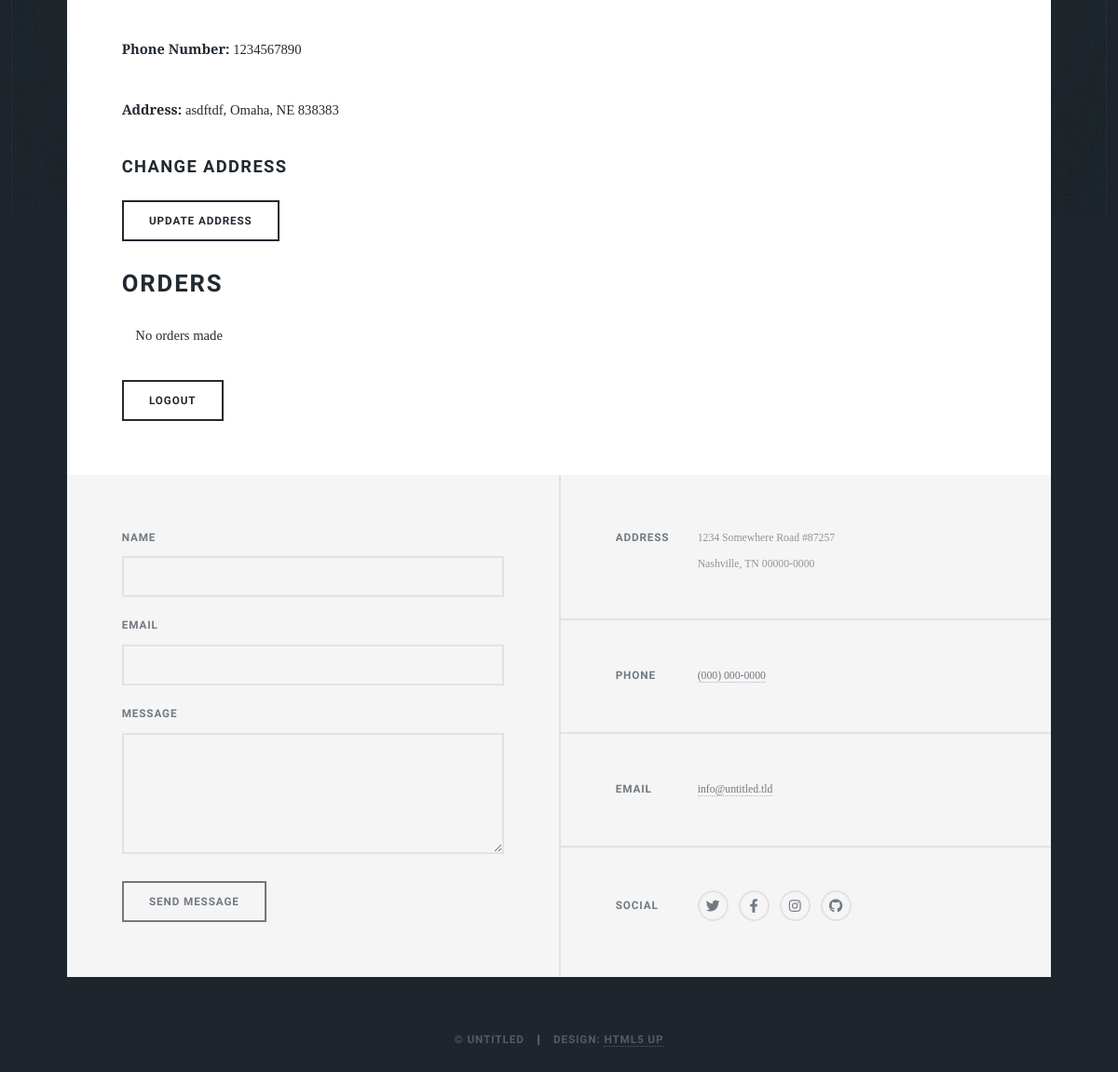
The app's page /profile (signed in, lower part), older data.
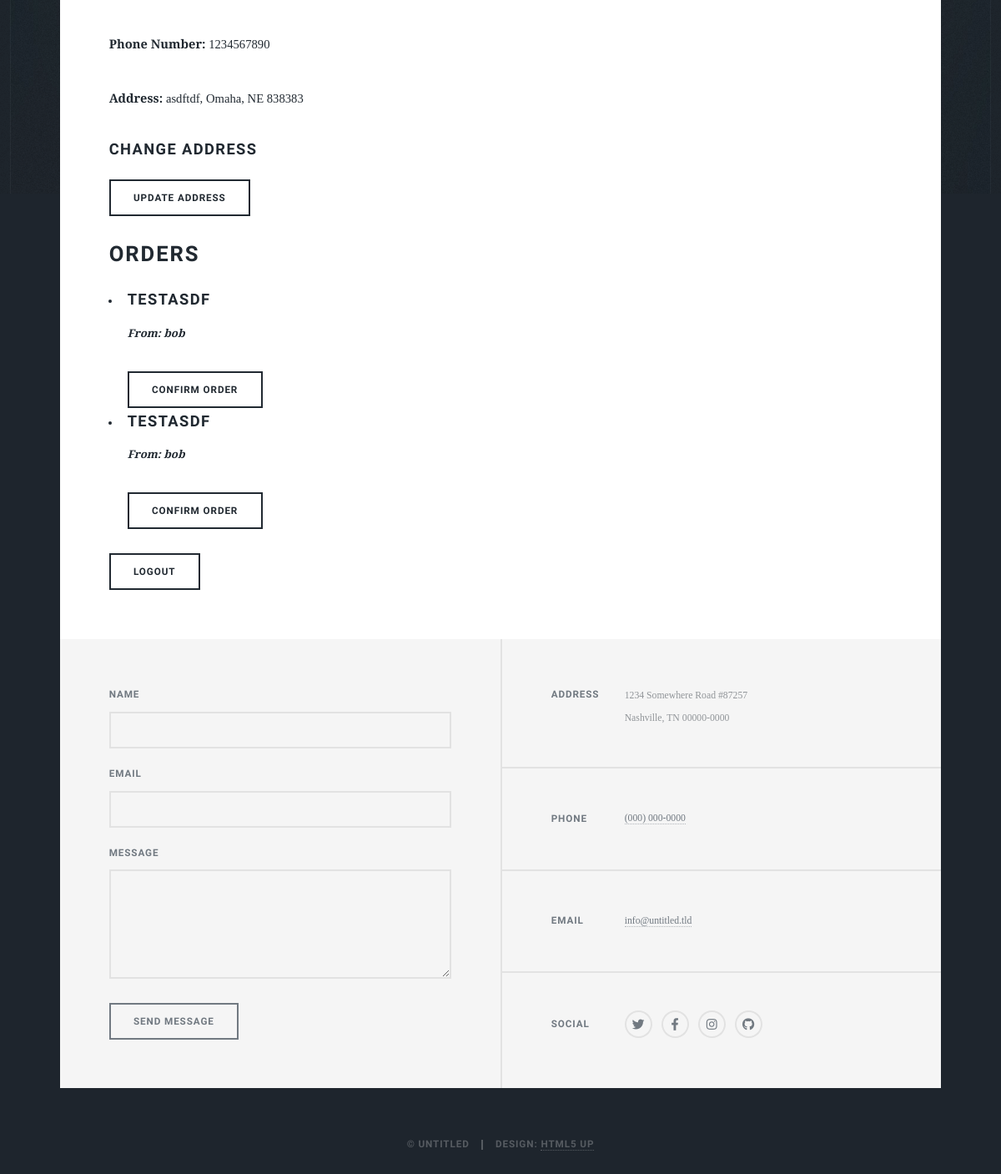
The same page, newer data.
### site_app/models.py (models this page shows, shortened)
class Order(models.Model):
    id = models.UUIDField(primary_key=True, default=uuid.uuid4, editable=False)
    stripe_session_id = models.CharField(max_length=255, blank=True, null=True)
    product = models.ForeignKey(Product, on_delete=models.CASCADE)
    buyer = models.ForeignKey(User, on_delete=models.SET_NULL, null=True, blank=True, related_name="orders_bought")
    seller = models.ForeignKey(User, on_delete=models.SET_NULL, null=True, blank=True, related_name="orders_sold")
    buyer_address = models.ForeignKey(Address, on_delete=models.SET_NULL, null=True, blank=True)

class Product(models.Model):
    id = models.UUIDField(primary_key=True, default=uuid.uuid4, editable=False)
    name = models.CharField(max_length=255)
    price = models.FloatField()
    category = models.TextField()  # Store categories as semicolon-separated values
    owner = models.ForeignKey(User, on_delete=models.CASCADE, related_name="products")
    date_posted = models.DateTimeField(auto_now_add=True)
    buyer_address = models.ForeignKey(Address, on_delete=models.SET_NULL, null=True, blank=True)
    is_bought = models.BooleanField(default=False)

class User(AbstractUser):  # Extending Django's built-in user model
    location = models.CharField(max_length=100, blank=True, null=True)
    phone_number = models.BigIntegerField(blank=True, null=True)
    address = models.ForeignKey(Address, on_delete=models.SET_NULL, null=True, blank=True)
    list_display = ("id", "username", "email", "location", "phone_number")
    fieldsets = [
        (None, {"fields": ["id", "username", "email", "location", "phone_number"]}),
        ("Personal info", {"fields": ["id", "username", "email", "location", "phone_number"]})
    ]

### site_app/views.py (the view)
# urls.py: path('profile', views.profile, name='profile'),
@login_required
def profile(request):
    u = request.user
    addr_form = AddressForm()
    account_orders = Order.objects.filter(seller=request.user.id)
    return render(request, 'site_app/elements.html', {'profile': u, 'form': addr_form, 'orders': account_orders})

### site_app/forms.py
class AddressForm(forms.Form):
        address_line1 = forms.CharField()
        address_line2 = forms.CharField()
        city = forms.CharField()
        state = forms.CharField()
        zip_code = forms.IntegerField()

### site_app/templates/site_app/elements.html (shortened to what this page needs)
{% load static %}
<!DOCTYPE HTML>
<html>
	<head>
		<link rel="stylesheet" href={% static "assets/css/main.css" %} />
	</head>
	<body class="is-preload">
			<div id="wrapper">
				<div id="main">
					<section>
						{% if user.is_authenticated %}
							<div>
								<p><strong>Location:</strong> {{ user.location }}</p>
								<p><strong>Phone Number:</strong> {{ user.phone_number }}</p>
								{% if user.address %}
									<p><strong>Address:</strong> {{ user.address.address_line1 }}, {{ user.address.city }}, {{ user.address.state }} {{ user.address.zip_code }}</p>
								{% else %}
									<p><strong>Address:</strong> Not available</p>
								{% endif %}
								<h3>Change Address</h3>
								<form action="{% url 'update_address' %}" method="post">
									<div><button type="submit">Update Address</button></div>
								</form>
								<h2>Orders</h2>
								<ul class="posts">
									{% for order in orders %}
									<li>
									<article>
										<header>
											<h3>{{ order.product.name }}</h3>
											<p><strong>From: {{ order.seller.username }}</strong></p>
										</header>
										<a href="{% url 'confirm-order' order.id %}" class="button">Confirm Order</a>
									</article>
									</li>
									{% empty %}
									<p>No orders made</p>
									{% endfor %}
								</ul>
							</div>
							<form method="POST" action="{% url 'logout' %}">
								<button type="submit">Logout</button>
							</form>
						{% else %}
							<p>You are not logged in.
								<a href="{% url 'login' %}"> <button type="button">Login Here</button></a>.</p>
							<p>Or Create an account here if you don't have one.
								 <a href="/signup"><button type="button">Create account</button></a>.</p>
						{% endif %}
							</section>
					</div>
					<footer id="footer">
						<section>
							<form method="post" action="#">
								<div class="fields">
									<div class="field">
										<label for="name">Name</label>
										<input type="text" name="name" id="name" />
									</div>
									<div class="field">
										<label for="email">Email</label>
										<input type="text" name="email" id="email" />
									</div>
									<div class="field">
										<label for="message">Message</label>
										<textarea name="message" id="message" rows="3"></textarea>
									</div>
								</div>
								<ul class="actions">
									<li><input type="submit" value="Send Message" /></li>
								</ul>
							</form>
						</section>
						<section class="split contact">
							<section class="alt">
								<h3>Address</h3>
								<p>1234 Somewhere Road #87257<br />
								Nashville, TN 00000-0000</p>
							</section>
							<section>
								<h3>Phone</h3>
								<p><a href="#">(000) 000-0000</a></p>
							</section>
							<section>
								<h3>Email</h3>
								<p><a href="#">info@untitled.tld</a></p>
							</section>
							<section>
								<h3>Social</h3>
								<ul class="icons alt">
									<li><a href="#" class="icon brands alt fa-twitter"><span class="label">Twitter</span></a></li>
									<li><a href="#" class="icon brands alt fa-facebook-f"><span class="label">Facebook</span></a></li>
									<li><a href="#" class="icon brands alt fa-instagram"><span class="label">Instagram</span></a></li>
									<li><a href="#" class="icon brands alt fa-github"><span class="label">GitHub</span></a></li>
								</ul>
							</section>
						</section>
					</footer>
					<div id="copyright">
						<ul><li>&copy; Untitled</li><li>Design: <a href="https://html5up.net">HTML5 UP</a></li></ul>
					</div>
			</div>
	</body>
</html>

Row changes from the older to the newer data that the page shows:
added Order: product.name "TESTASDF", seller.username "bob"
added Order: product.name "TESTASDF", seller.username "bob"
Text that changed along with them:
text no longer shown: "No orders made"
